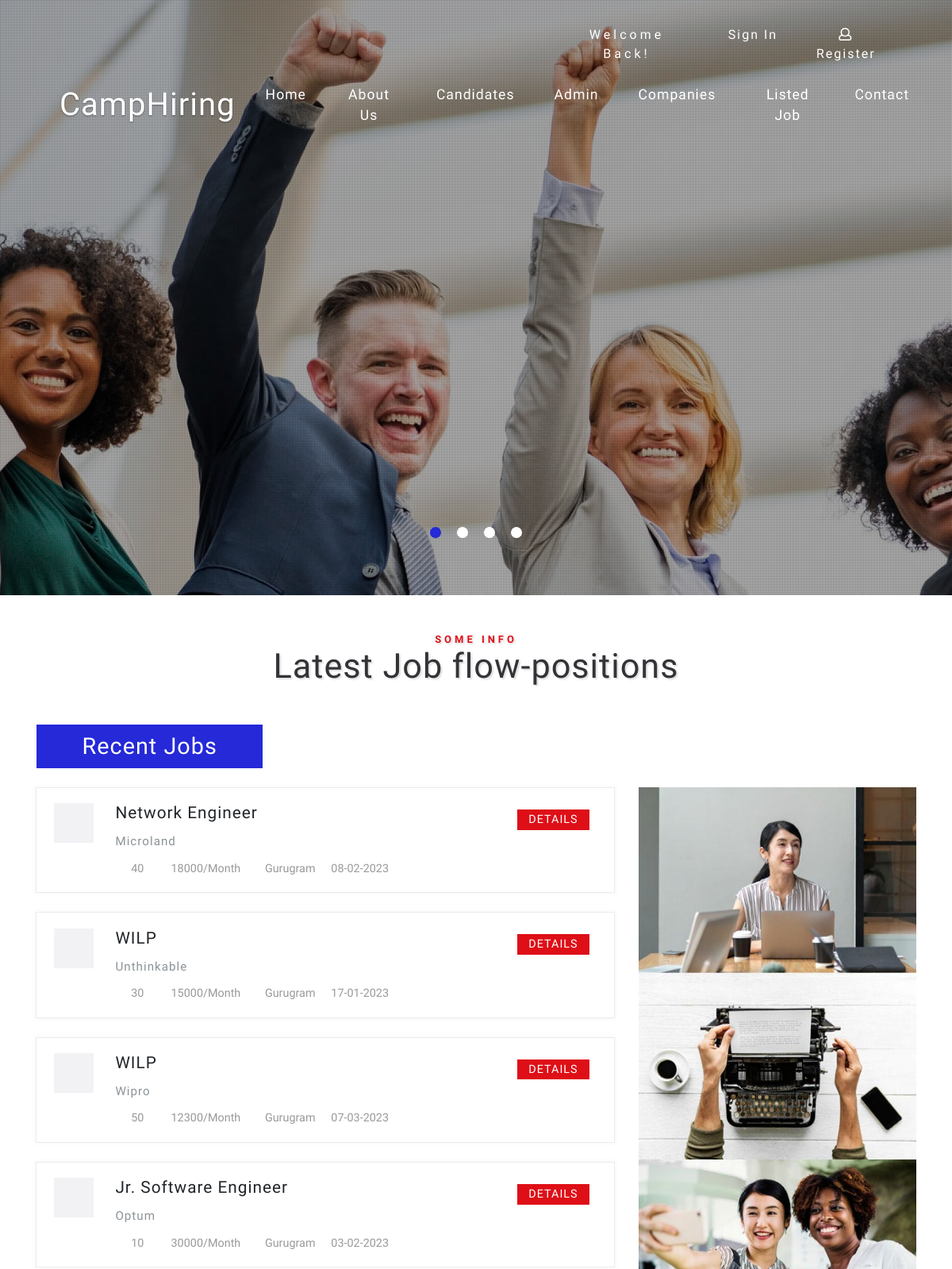
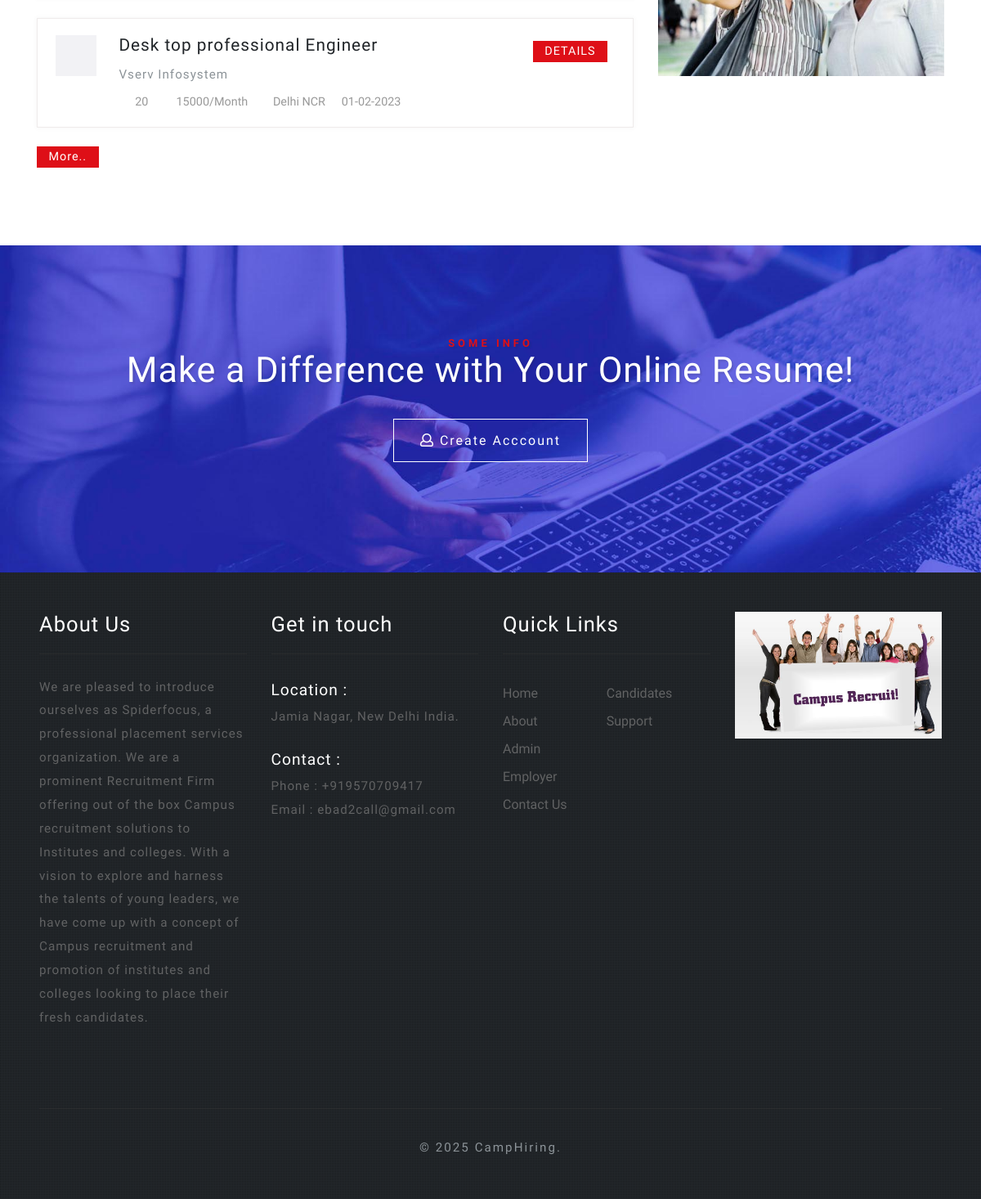
The page / on the database its author committed (2 pictures, top to bottom).
### tables this page shows
CREATE TABLE `tblvacancy` (
  `ID` int(10) NOT NULL,
  `CompanyID` int(10) DEFAULT NULL,
  `JobTitle` varchar(200) DEFAULT NULL,
  `MonthlySalary` varchar(120) DEFAULT NULL,
  `JobDescriptions` mediumtext DEFAULT NULL,
  `NoofOpenings` varchar(50) DEFAULT NULL,
  `JobLocation` varchar(120) DEFAULT NULL,
  `ApplyDate` varchar(120) DEFAULT NULL,
  `LastDate` varchar(120) DEFAULT NULL,
  `JobpostingDate` datetime DEFAULT current_timestamp()
);

CREATE TABLE `tblcompany` (
  `ID` int(10) NOT NULL,
  `CompanyName` varchar(120) DEFAULT NULL,
  `ContactPerson` varchar(100) DEFAULT NULL,
  `CompanyUrl` varchar(200) DEFAULT NULL,
  `CompanyAddress` mediumtext DEFAULT NULL,
  `MobileNumber` bigint(10) DEFAULT NULL,
  `CompanyEmail` varchar(200) DEFAULT NULL,
  `CompanyLogo` varchar(200) DEFAULT NULL,
  `Password` varchar(120) DEFAULT NULL,
  `CompanyRegdate` timestamp NOT NULL DEFAULT current_timestamp()
);

CREATE TABLE `tblpage` (
  `ID` int(10) NOT NULL,
  `PageType` varchar(120) DEFAULT NULL,
  `PageTitle` varchar(200) DEFAULT NULL,
  `PageDescription` mediumtext DEFAULT NULL,
  `Email` varchar(120) DEFAULT NULL,
  `MobileNumber` bigint(10) DEFAULT NULL,
  `UpdationDate` timestamp NULL DEFAULT NULL ON UPDATE current_timestamp()
);

### index.php (the view, shortened to what this page needs)
<?php
include('includes/dbconnection.php');
?>
<!DOCTYPE html>
<html lang="en">
<head>
    <link href="css/bootstrap.css" rel='stylesheet' type='text/css' />
    <link href="css/zoomslider.css" rel='stylesheet' type='text/css' />
    <link href="css/style6.css" rel='stylesheet' type='text/css' />
    <link href="css/style.css" rel='stylesheet' type='text/css' />
    <link href="css/fontawesome-all.css" rel="stylesheet">
</head>
<body>
    <div id="demo-1" data-zs-src='["images/1.jpg", "images/2.jpg","images/3.jpg", "images/4.jpg"]' data-zs-overlay="dots">
        <div class="demo-inner-content">
            <div class="header-top">
               <?php include_once('includes/header.php');?>
            </div>
            </div>
    </div>
    <section class="banner-bottom-wthree pb-lg-5 pb-md-4 pb-3">
        <div class="container">
            <div class="inner-sec-w3ls py-lg-5  py-3">
                <h3 class="tittle text-center mb-lg-4 mb-3">
                    <span>Some Info</span>Latest Job flow-positions</h3>
                <div class="tabs mt-5">
                    <ul class="nav nav-pills my-4" id="pills-tab" role="tablist">
                        <li class="nav-item">
                            <a class="nav-link active" id="pills-home-tab" data-toggle="pill" href="#pills-home" role="tab" aria-controls="pills-home" aria-selected="true">Recent Jobs</a>
                        </li>
                    </ul>
                    <div class="tab-content" id="pills-tabContent">
                        <div class="tab-pane fade show active" id="pills-home" role="tabpanel" aria-labelledby="pills-home-tab">
                            <div class="menu-grids mt-4">
                                <div class="row t-in">
                                    <div class="col-lg-8 text-info-sec">
                                            <?php
$ret=mysqli_query($con,"select tblcompany.ID as cid, tblcompany.CompanyName,tblvacancy.ID,tblvacancy.JobTitle,tblvacancy.NoofOpenings,tblvacancy.MonthlySalary,tblvacancy.JobLocation,tblvacancy.LastDate from tblcompany join tblvacancy on tblcompany.ID=tblvacancy.CompanyID order by rand() limit 6");
while ($row=mysqli_fetch_array($ret)) {
?> <div class="job-post-main row">
 <div class="col-md-9 job-post-info text-left">
<div class="job-post-icon">
<i class="fas fa-briefcase"></i>
</div>
<div class="job-single-sec">
<h4>
<?php echo $row['JobTitle'];?>
</h4>
<p class="my-2"><?php echo $row['CompanyName'];?></p>
<ul class="job-list-info d-flex">
<li>
<i class="fas fa-users"></i> <?php echo $row['NoofOpenings'];?></li>
<li>
<i class="fas fa-dollar-sign"></i> <?php echo $row['MonthlySalary'];?>/Month</li>
<li>
<i class="fas fa-map-marker-alt"></i><?php echo $row['JobLocation'];?></li>
<li><i class="fas fa-calendar"></i> <?php echo $row['LastDate'];?></li>
</ul>
</div>
<div class="clearfix"></div>
</div>
<div class="col-md-3 job-single-time text-right">
<span class="job-time">
 <a href="single-job-details.php?viewid=<?php echo $row['ID'];?>" class="aply-btn "> Details</span></a>
                                            </div>
                                        </div><br />
                                    <?php } ?>
                                   <a href="jobs-listed.php" class="aply-btn ">More..</a>
                                    </div>
                                    <div class="col-lg-4 text-info-sec">
                                        <img src="images/job-1.jpg" alt=" " class="img-fluid" />
                                    </div>
                                </div>
                            </div>
                        </div>
                    </div>
                </div>
            </div>
        </div>
    </section>
    <section class="banner-bottom-wthree mid py-lg-5 py-3">
        <div class="container">
            <div class="inner-sec-w3ls py-lg-5  py-3">
                <div class="mid-info text-center pt-3">
                    <h3 class="tittle text-center cen mb-lg-5 mb-3">
                        <span>Some Info</span>Make a Difference with Your Online Resume!</h3>
                    <div class="resume">
                        <a href="user/user-signup.php">
                            <i class="far fa-user"></i> Create Acccount</a>
                    </div>
                </div>
            </div>
        </div>
    </section>
   <?php include_once('includes/footer.php');?>
</body>
</html>

### includes/footer.php (shortened to what this page needs)
 <?php
include('includes/dbconnection.php');
?>
 <footer class="footer-emp-w3layouts bg-dark dotts py-lg-5 py-3">
        <div class="container-fluid px-lg-5 px-3">
            <div class="row footer-top">
                <div class="col-lg-3 footer-grid-wthree-w3ls">
                    <?php
 $query=mysqli_query($con,"select * from  tblpage where PageType='aboutus'");
 while ($row=mysqli_fetch_array($query)) {
 ?>
                    <div class="footer-title">
                        <h3><?php  echo $row['PageTitle'];?></h3>
                    </div>
                    <div class="footer-text">
                        <p><?php  echo $row['PageDescription'];?>.</p>
                    </div>
                </div>
                <?php } ?>
                <div class="col-lg-3 footer-grid-wthree-w3ls">
                    <?php
 $query=mysqli_query($con,"select * from  tblpage where PageType='contactus'");
 while ($row=mysqli_fetch_array($query)) {
 ?>
                    <div class="footer-title">
                        <h3>Get in touch</h3>
                    </div>
                    <div class="contact-info">
                        <h4>Location :</h4>
                        <p><?php  echo $row['PageDescription'];?></p>
                        <div class="phone">
                            <h4>Contact :</h4>
                            <p>Phone : +<?php  echo $row['MobileNumber'];?></p>
                            <p>Email :
                                <?php  echo $row['Email'];?>
                            </p>
                        </div>
                    </div>
                </div>
                <?php } ?>
                <div class="col-lg-3 footer-grid-wthree-w3ls">
                    <div class="footer-title">
                        <h3>Quick Links</h3>
                    </div>
                    <ul class="links">
                        <li>
                            <a href="index.php">Home</a>
                        </li>
                        <li>
                            <a href="about.php">About</a>
                        </li>
                        <li>
                            <a href="admin/login.php">Admin</a>
                        </li>
                        <li>
                            <a href="company/login.php">Employer</a>
                        </li>
                        <li>
                            <a href="contact.php">Contact Us</a>
                        </li>
                    </ul>
                    <ul class="links">
                        <li>
                            <a href="user/login.php">Candidates</a>
                        </li>
                        <li>
                            <a href="contact.php">Support</a>
                        </li>
                    </ul>
                    <div class="clearfix"></div>
                </div>
                <div class="col-lg-3 footer-grid-wthree-w3ls">
                   <img src="images/campus-recruitment-500x500.jpg" alt=" " class="img-fluid" />
                </div>
            </div>
           <div class="copyright mt-4">
                <p class="copy-right text-center ">&copy; 2025 CampHiring.
                </p>
            </div>
        </div>
    </footer>

### rows shown on the page
tblvacancy: JobTitle "Network Engineer", CompanyID.CompanyName "Microland", NoofOpenings "40", MonthlySalary "18000", JobLocation "Gurugram", LastDate "08-02-2023"
tblvacancy: JobTitle "WILP", CompanyID.CompanyName "Unthinkable", NoofOpenings "30", MonthlySalary "15000", JobLocation "Gurugram", LastDate "17-01-2023"
tblvacancy: JobTitle "WILP", CompanyID.CompanyName "Wipro", NoofOpenings "50", MonthlySalary "12300", JobLocation "Gurugram", LastDate "07-03-2023"
tblvacancy: JobTitle "Jr. Software Engineer", CompanyID.CompanyName "Optum", NoofOpenings "10", MonthlySalary "30000", JobLocation "Gurugram", LastDate "03-02-2023"
tblvacancy: JobTitle "Desk top professional Engineer", CompanyID.CompanyName "Vserv Infosystem", NoofOpenings "20", MonthlySalary "15000", JobLocation "Delhi NCR", LastDate "01-02-2023"
tblpage: PageTitle "About Us", PageDescription "We are pleased to introduce ourselves as Spiderfocus, a professional placement services organization. We are a prominent Recruitment Firm offering out of the box Campus recruitment solutions to Institutes and colleges. With a vision to explore and harness the talents of young leaders, we have come up with a concept of Campus recruitment and promotion of institutes and colleges looking to place their fresh candidates."
tblpage: PageDescription "Jamia Nagar, New Delhi India.", MobileNumber "919570709417", Email "ebad2call@gmail.com"
